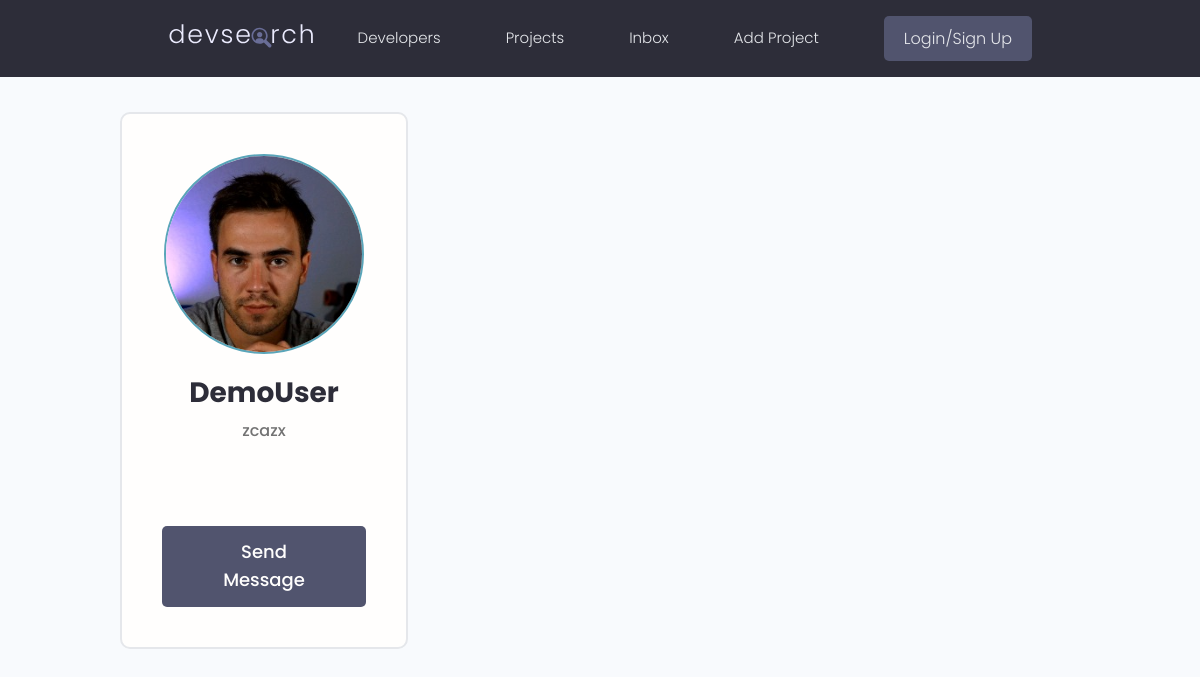
The page /profile/341a5daf-1e4c-43d7-86f8-2c8de6ec5352/ on the database its author committed.
### users/models.py (models this page shows, shortened)
class Profile(models.Model):
    user = models.OneToOneField(User, on_delete=models.CASCADE, null=True, blank=True)
    name = models.CharField(max_length=200, blank=True, null=True)
    username = models.CharField(max_length=200, blank=True, null=True)
    email = models.EmailField(max_length=500, blank=True, null=True)
    short_intro = models.CharField(max_length=200, blank=True, null=True)
    bio = models.TextField(blank=True, null=True)
    profile_image = models.ImageField(null=True, blank=True, upload_to='profiles/', default="profiles/user-default.png" )
    social_github = models.CharField(max_length=200, blank=True, null=True)
    social_twitter = models.CharField(max_length=200, blank=True, null=True)
    social_linkedin = models.CharField(max_length=200, blank=True, null=True)
    social_youtube = models.CharField(max_length=200, blank=True, null=True)
    created = models.DateTimeField(auto_now_add=True)
    id = models.UUIDField(default=uuid.uuid4, unique=True, primary_key=True, editable=False)

### users/views.py (the view)
# urls.py: path('profile/<str:pk>/', views.userProfile, name="user-profile"),
def userProfile(request, pk):
    profile = Profile.objects.get(id=pk)
    context = {'profile':profile}
    return render(request, 'users/user-profile.html', context)

### users/templates/users/user-profile.html (shortened to what this page needs)
{% extends 'main.html' %}
{% block content %}
<main class="profile my-md">
    <div class="container">
      <div class="layout">
        <div class="column column--1of3">
          <div class="card text-center">
            <div class="card__body dev">
              <img class="avatar avatar--xl" src="{{profile.profile_image.url}}" />
              <h2 class="dev__name">{{profile.name}}</h2>
              <p class="dev__title">{{profile.short_intro}}</p>
              <ul class="dev__social">
              </ul>
              <a href="#" class="btn btn--sub btn--lg">Send Message </a>
            </div>
          </div>
        </div>
            </div>
          </div>
  </main>
{% endblock content %}

### static/styles/app.css (style rules this page uses)
:root { --color-sub: #2d2d39; }
.btn--sub { background-color: var(--color-sub-light); }
.card { border: 2px solid var(--color-light); }
img { width: 100%; }
.profile .card > .dev { padding: 4rem; }
.dev__name { color: var(--color-sub); font-size: 2.8rem; font-weight: 700; margin-top: 1rem; margin-bottom: 0.5rem; }
.dev__title { font-size: 1.6rem; font-weight: 500; line-height: 1.3; }
.dev__social { margin: 3rem 0; list-style: none; display: flex; justify-content: center; gap: 1.5rem; }

### static/uikit/styles/modules/_variables.css (style rules this page uses)
:root { --color-main: #5aa5b9; --color-main-light: #e6faff; --color-sub: #3f4156; --color-sub-light: #51546e; --color-sub-lighter: #ededfd; --color-text: #737373; --color-gray: #8b8b8b; --color-light: #e5e7eb; --color-light-gray: #767676; --color-bg: #f8fafd; --color-white: #fffefd; --color-white-light: #f3f3f3; --color-success: #359e64; --color-success-bg: #def8e8; --color-error: #fc4b0b; --color-error-bg: #fff2ee; --font-base: 'Poppins', arial, helvetica, 'Segoe UI', roboto, ubuntu, sans-serif; --font-monospace: 'Fira Code', 'Courier New', courier, monospace; --font-regular: 300; --font-medium: 500; --font-bold: 700; --generic-shadow: 1px 1px 5px #00000010; --generic-transition: all 0.3s ease-in-out; }

### static/uikit/styles/modules/_base.css (style rules this page uses)
* { margin: 0; padding: 0; box-sizing: border-box; text-rendering: optimizeLegibility; color: inherit; font-size: inherit; }
html { font-size: 50%; }
@media only screen and (min-width: 480px) { html { font-size: 56.25%; } }
@media only screen and (min-width: 1200px) { html { font-size: 62.5%; } }
body { line-height: 1.6; font-weight: 400; font-size: 1.5rem; color: var(--color-text); background-color: var(--color-bg); min-height: 100vh; }

### static/uikit/styles/modules/_typography.css (style rules this page uses)
* { font-family: var(--font-base); }
h2 { font-size: 3.6rem; font-weight: var(--font-bold); }
p, span, strong { font-size: 1.6rem; color: var(--color-text); font-weight: var(--font-regular); }
a { padding-bottom: 2px; text-decoration: none; display: inline-block; color: var(--color-main); font-weight: var(--font-medium); }

### static/uikit/styles/modules/_utilities.css (style rules this page uses)
.container { width: 92%; max-width: 165rem; margin: 0 auto; box-sizing: border-box; }
@media screen and (min-width: 1000px) { .container { width: 90%; } }
@media screen and (min-width: 1200px) { .container { width: 80%; } }
.text-center { text-align: center; }
.my-md { margin: 3rem auto; }

### static/uikit/styles/modules/_avatar.css (style rules this page uses)
.avatar { border-radius: 50%; border: 2px solid var(--color-main); object-fit: cover; }
.avatar--xl { height: 20rem; width: 20rem; }

### static/uikit/styles/modules/_button.css (style rules this page uses)
.btn { display: inline-block; position: relative; cursor: pointer; background-color: var(--color-light); font-weight: var(--font-medium); color: var(--color-sub); text-decoration: none; padding: 1rem 2rem; border-radius: 0.5rem; border: none; width: -webkit-fit-content; width: -moz-fit-content; width: fit-content; height: -webkit-fit-content; height: -moz-fit-content; height: fit-content; font-size: 1.6rem; outline-width: 0; outline-color: transparent; -webkit-backface-visibility: hidden; backface-visibility: hidden; transition: all 0.3s ease-in-out; }
.btn--sub { background-color: var(--color-sub); color: var(--color-white); }
.btn--lg { font-size: 1.8rem; padding: 1.2rem 4.5rem; }

### static/uikit/styles/modules/_card.css (style rules this page uses)
.card { border-radius: 1rem; background-color: var(--color-white); border: 1.5px solid var(--color-light); width: auto; height: auto; margin-top: 0.5rem; margin-bottom: 0.5rem; overflow: hidden; }
.card__body, .card__header { padding: 2rem 2.5rem; }

### static/uikit/styles/modules/_layout.css (style rules this page uses)
.layout { display: flex; flex-flow: row wrap; justify-content: space-between; }
.layout > .column { margin-bottom: 3rem; }
.layout > .column.column--1of3 { flex-basis: 30%; }

### rows shown on the page
Profile: profile_image (picture), name "DemoUser", short_intro "zcazx"
